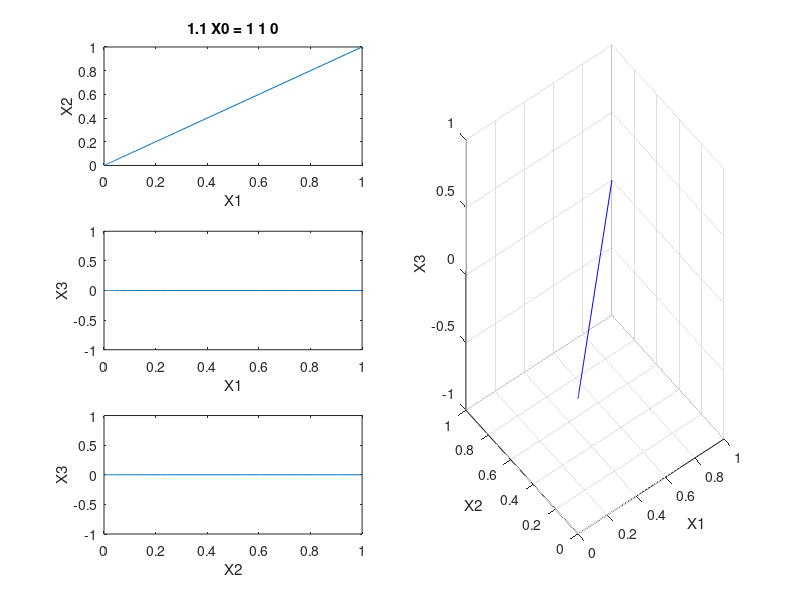

Here is the MATLAB script that generated this plot: (Note: this script raises an error after producing the figure.)
% Nima Ghorbani
% Goal > Analysis of linear dynamical DStems

%% cleaning the workspace
clear;close all;clc;
set(0,'DefaultFigureWindowStyle','docked');

%% Solving the DS
A = [-0.5,-0.5,0;-0.5,-0.5,0;0,0,2];

X0s = [[1,1,0];[100,0,0];[0,1,0];[0,0,1e-6]];
[Q,Lambda] = eig(A);
Xt = @(t,X0) Q*expm(Lambda*t)*Q^-1*X0';

ts = 0:0.1:10;
for i=1:4
    X0 = X0s(i,:);
    x = zeros(3,numel(ts));
    for j=1:numel(ts)
        x(:,j) =  Xt(ts(j),X0);
    end
    figure(100+i);grid on;
    subplot(3,2,1);plot(x(1,:),x(2,:));xlabel('X1');ylabel('X2');
    title(sprintf('1.1 X0 = %d %d %d',X0));
    subplot(3,2,3);plot(x(1,:),x(3,:));xlabel('X1');ylabel('X3');
    subplot(3,2,5);plot(x(2,:),x(3,:));xlabel('X2');ylabel('X3');
    subplot(3,2,[2,4,6]);plot3(x(1,:),x(2,:),x(3,:),'b');xlabel('X1');ylabel('X2');zlabel('X3');grid on;
    hold on;eq_point = plot3(x(1,end),x(2,end),x(3,end),'rO');
    legend(eq_point,sprintf('eq. point\n %1.2f %1.2f %1.2f',x(1,end),x(2,end),x(3,end)),'Location','northoutside');
end

%%
f = @(X) A*[X(1);X(2);X(3)];
t1 = linspace(-10,10,20);
t2 = linspace(-10,10,20);

[x,y] = meshgrid(t1,t2);

u = zeros(size(x));
v = zeros(size(x));

%computing derivative at each point
% x3 = 0
for i = 1:numel(x)
    Xp = f([x(i); y(i);0]);
    u(i) = Xp(1);
    v(i) = Xp(2);
end
figure(105);quiver(x,y,u,v,'r');
xlabel('x_1');ylabel('x_2');
axis tight equal;
title('Vector Field of Dynamics x_3=0');

% x2 = 0
for i = 1:numel(x)
    Xp = f([x(i); 0;y(i)]);
    u(i) = Xp(1);
    v(i) = Xp(3);
end
figure(106);quiver(x,y,u,v,'r');
xlabel('x_1');ylabel('x_3');
axis tight equal;
title('Vector Field of Dynamics x_2=0');


% x1 = 0
for i = 1:numel(x)
    Xp = f([0;x(i);y(i)]);
    u(i) = Xp(2);
    v(i) = Xp(3);
end
figure(107);quiver(x,y,u,v,'r');
xlabel('x_2');ylabel('x_3');
axis tight equal;
title('Vector Field of Dynamics x_1=0');

% whole phase plane

x1dom = linspace(-5,5,10);
x2dom = linspace(-5,5,10);
x3dom = linspace(-5,5,10);

[X1,X2,X3] = meshgrid(x1dom,x2dom,x3dom);

U = -.5*X1 -.5*X2; % dx1/dt
V = -.5*X1 -.5*X2; % dx2/dt
W = 2*X3;          % dx3/dt

figure(108);quiver3(X1,X2,X3,U,V,W,'r');axis tight equal;
xlabel('X1');ylabel('X2');zlabel('X3');
title('Vector Field of Whole Dynamics');
% autoArrangeFigures();


%% 

f = @(X) A*[X(1);X(2);X(3)];

e1=(1/sqrt(2))*[1 -1 0];
e2=[0 0 1];

[x,y] = meshgrid(linspace(-10,10,20),linspace(-10,10,20));

u = zeros(size(x));u_p = zeros(size(x));
v = zeros(size(x));v_p = zeros(size(x));

%computing derivative at each point
% also the projections
% x3=0
for i = 1:numel(x)
    Xp = f([x(i); y(i);0]);
    Xp_proj = f([x(i)*e1(1)/norm(e1); y(i)*e2(2)/norm(e2);0]);
    u(i) = Xp(1);
    v(i) = Xp(2);
    u_p(i) = Xp_proj(1)*e1(1)/norm(e1);
    v_p(i) = Xp_proj(2)*e2(2)/norm(e2);
end
figure(109);
subplot(1,2,1);quiver(x,y,u,v,'r');title('Vector Field of Dynamics x_3=0')
xlabel('x_1');ylabel('x_2');axis tight equal;

subplot(1,2,2);quiver(x,y,u_p,v_p,'r');title('Projected Vector Field of Dynamics x_3=0')
xlabel('Y_1');ylabel('Y_2');axis tight equal;

% x2=0
for i = 1:numel(x)
    Xp = f([x(i);0;y(i)]);
    Xp_proj = f([x(i)*e1(1)/norm(e1);0; y(i)*e2(3)/norm(e2)]);
    u(i) = Xp(1);v(i) = Xp(3);
    u_p(i) = Xp_proj(1)*e1(1)/norm(e1);
    v_p(i) = Xp_proj(3)*e2(3)/norm(e2);
end
figure(110);
subplot(1,2,1);quiver(x,y,u,v,'r');title('Vector Field of Dynamics x_2=0')
xlabel('x_1');ylabel('x_3');axis tight equal;

subplot(1,2,2);quiver(x,y,u_p,v_p,'r');title('Projected Vector Field of Dynamics x_2=0')
xlabel('Y_1');ylabel('Y_3');axis tight equal;

% x1 = 0
for i = 1:numel(x)
    Xp = f([0;x(i);y(i)]);
    Xp_proj = f([0; x(i)*e1(2)/norm(e1); y(i)*e2(3)/norm(e2)]);
    u(i) = Xp(2);v(i) = Xp(3);
    u_p(i) = Xp_proj(2)*e1(2)/norm(e1);
    v_p(i) = Xp_proj(3)*e2(3)/norm(e2);
end
figure(111);
subplot(1,2,1);quiver(x,y,u,v,'r');title('Vector Field of Dynamics x_1=0')
xlabel('x_2');ylabel('x_3');axis tight equal;

subplot(1,2,2);quiver(x,y,u_p,v_p,'r');title('Projected Vector Field of Dynamics x_1=0')
xlabel('Y_2');ylabel('Y_3');axis tight equal;

%%
A = [-0.5,-0.5,0;-0.5,-0.5,0;0,0,2];
S = [1 2 0]';

[Q,D] = eig(A);

f = @(X) A*[X(1);X(2);X(3)]+S;

f_proj = @(X) D*Q^-1*[X(1);X(2);X(3)]+Q^-1*S;


[x,y] = meshgrid(linspace(-10,10,20),linspace(-10,10,20));

X1 = zeros(size(x));Y1 = zeros(size(x));
X2 = zeros(size(x));Y2 = zeros(size(x));
X3 = zeros(size(x));Y3 = zeros(size(x));

%computing derivative at each point
% also the projections
% Y3=0
for i = 1:numel(x)
    Xp = f([x(i); y(i);0]);
    Yp = f_proj([x(i); y(i);0]);
    
    X1(i) = Xp(1);
    X2(i) = Xp(2);
    
    Y1(i) = Yp(1);
    Y2(i) = Yp(2);
    
end
figure(112);
subplot(1,2,1);quiver(x,y,X1,X2,'r');title('Vector Field of Dynamics X_3=0')
xlabel('x_1');ylabel('x_2');axis tight equal;

subplot(1,2,2);quiver(x,y,Y1,Y2,'r');title('Vector Field of Projected Dynamics Y_3=0')
xlabel('Y_1');ylabel('Y_2');axis tight equal;

%computing derivative at each point
% also the projections
% Y2=0
for i = 1:numel(x)
    Xp = f([x(i); 0;y(i)]);
    Yp = f_proj([x(i);0 ;y(i)]);

    X1(i) = Xp(1);
    X3(i) = Xp(3);
    
    Y1(i) = Yp(1);
    Y3(i) = Yp(3);

end
figure(113);
subplot(1,2,1);quiver(x,y,X1,X3,'r');title('Vector Field of Dynamics X_2=0')
xlabel('X_1');ylabel('X_3');axis tight equal;

subplot(1,2,2);quiver(x,y,Y1,Y3,'r');title('Vector Field of Projected Dynamics Y_2=0')
xlabel('Y_1');ylabel('Y_3');axis tight equal;

%computing derivative at each point
% also the projections
% Y1=0
for i = 1:numel(x)
    Xp = f([x(i); 0;y(i)]);
    Yp = f_proj([x(i);0 ;y(i)]);

    X2(i) = Xp(2);
    X3(i) = Xp(3);
    
    Y2(i) = Yp(2);
    Y3(i) = Yp(3);

end
figure(114);
subplot(1,2,1);quiver(x,y,X2,X3,'r');title('Vector Field of Dynamics X_1=0')
xlabel('X_1');ylabel('X_3');axis tight equal;

subplot(1,2,2);quiver(x,y,Y2,Y3,'r');title('Vector Field of Projected Dynamics Y_1=0')
xlabel('Y_1');ylabel('Y_3');axis tight equal;


%%
figure(115);hold on;
c = 2;s1 = 1;s2 = 1;
p_min = -5; p_max = 5; v_step = 0.5; p_step = 2.5;
DS = @(t,x) [-x(1) - c*max(x(2),0)+s1;-x(2)-c*max(x(1),0)+s2];
vf_2d(DS,p_min,p_max,v_step,p_step);
xlabel('U1');ylabel('U2');
title('Vector field for a decision network')
plot(1/3,1/3,'bO',1,-1,'bO',-1,1,'bO');

%%
figure(116);hold on;
c = 2;s1 = 1.2;s2 = 1;
p_min = -5; p_max = 5; v_step = 0.2; p_step = 2.5;
DS = @(t,x) [-x(1) - c*max(x(2),0)+s1;-x(2)-c*max(x(1),0)+s2];
vf_2d(DS,p_min,p_max,v_step,p_step);
plot(0.26,0.46,'bO',-.8,1,'bO',1.2,-1.4,'bO');

xlabel('U1');ylabel('U2');
title('Vector field for a DN s_1 = 1.2, s_2 = 1')

figure(126);hold on;
c = 2;s1 = 1;s2 = 1.2;
DS = @(t,x) [-x(1) - c*max(x(2),0)+s1;-x(2)-c*max(x(1),0)+s2];
vf_2d(DS,p_min,p_max,v_step,p_step);

xlabel('U1');ylabel('U2');
title('Vector field for a DN s_1 = 1, s_2 = 1.2')
%%

figure(117);hold on;
xlabel('U1');ylabel('U2');
title('Stationary Solutions for s_1 = 1.2, s_2 = 1')

c = 2;s1 = 1.2;s2 = 1;
p_min = -5; p_max = 5; v_step = 0.25; p_step = -1;

DS = @(t,x) [-x(1) - c*max(x(2),0)+s1;-x(2)-c*max(x(1),0)+s2];
vf_2d(DS,p_min,p_max,v_step,p_step);
[ts,xs] = ode45(DS,[0 100],[0 0]);
plot(xs(:,1),xs(:,2),'b','LineWidth',1);p1=plot(xs(end,1),xs(end,2),'bO');
[ts,xs] = ode45(DS,[0 100],[1,-1]);
plot(xs(:,1),xs(:,2),'k','LineWidth',1);p2=plot(xs(end,1),xs(end,2),'kO');
[ts,xs] = ode45(DS,[0 100],[-1,1]);
plot(xs(:,1),xs(:,2),'g','LineWidth',1);p3=plot(xs(end,1),xs(end,2),'gO');
legend([p1 p2 p3],'U_0_,_1 = [0 0]','U_0_,_2 = [1 -1]','U_0_,_3 = [-1 1]');

figure(118);hold on;
xlabel('U1');ylabel('U2');
title('Stationary Solutions for s_1 = 1, s_2 = 1.2')

c = 2;s1 = 1;s2 = 1.2;

DS = @(t,x) [-x(1) - c*max(x(2),0)+s1;-x(2)-c*max(x(1),0)+s2];
vf_2d(DS,p_min,p_max,v_step,p_step);
[ts,xs] = ode45(DS,[0 100],[0 0]);
plot(xs(:,1),xs(:,2),'b','LineWidth',1);p1=plot(xs(end,1),xs(end,2),'bO');
[ts,xs] = ode45(DS,[0 100],[1,-1]);
plot(xs(:,1),xs(:,2),'k','LineWidth',1);p2=plot(xs(end,1),xs(end,2),'kO');
[ts,xs] = ode45(DS,[0 100],[-1,1]);
plot(xs(:,1),xs(:,2),'g','LineWidth',1);p3=plot(xs(end,1),xs(end,2),'gO');
legend([p1 p2 p3],'U_0_,_1 = [0 0]','U_0_,_2 = [1 -1]','U_0_,_3 = [-1 1]');
%xs(end,:);

%%
figure(119);hold on;

c = -2;s1 = 1;s2 = 1;
p_min = -5; p_max = 5; v_step = .5; p_step = 2.5;
DS = @(t,x) [-x(1) - c*max(x(2),0)+s1;-x(2)-c*max(x(1),0)+s2];%t for trajectory plotting
vf_2d(DS,p_min,p_max,v_step,p_step);

xlabel('U1');ylabel('U2');
title('Vector field for a DN c = -2, s_1 = 1, s_2 = 1')
%% 
figure(120);hold on;

c = 2;s1 = 1;s2 = 1;
step_tresh = @(x) (x<=0)*0 + (x>0)*1;

p_min = -5; p_max = 5; v_step = .5; p_step = 2.5;
DS = @(t,x) [-x(1) - c*step_tresh(x(2))+s1;-x(2)-c*step_tresh(x(1))+s2];
vf_2d(DS,p_min,p_max,v_step,p_step);

xlabel('U1');ylabel('U2');
title('Vector field when using a step Treshold')
